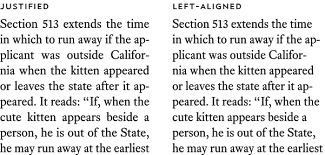
#> input picture Y3 Spring/COMP2005 IIP/Lab/lab04/some text.png, 325 x 155 px, found by its file name
$ python lab04_sol.py
#> lines starting #> are read from the running program, lines starting #| are printed output that depends on the picture
# Created by Li-Zenn Ang
# Supervised by Dr Tissa Chandesa
# Last Updated:

import cv2
from matplotlib import pyplot as plt

img = cv2.imread("./Images/some text.png", cv2.IMREAD_GRAYSCALE)
#> img: shape (155, 325); min 0, max 255, mean 224.7

# Manual thresholding
threshold=127
ret, thresh_img = cv2.threshold(img, threshold, 255, cv2.THRESH_BINARY)
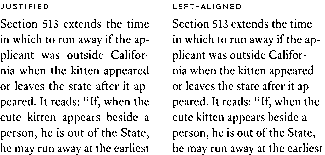
#> thresh_img: shape (155, 325); 88.6% white; black in thin lines or dots
#> ret = 127
print(thresh_img)
#> (printed output is left out)

# Otsu thresholding
ret, otsu = cv2.threshold(img, 0, 255, cv2.THRESH_BINARY + cv2.THRESH_OTSU)
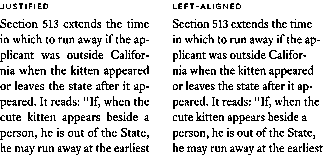
#> otsu: shape (155, 325); 84.5% white; black in thin lines or dots
#> ret = 168

# Adaptive thresholding using mean
adaptMean = cv2.adaptiveThreshold(img, 255, cv2.ADAPTIVE_THRESH_MEAN_C, cv2.THRESH_BINARY, 9, 21)
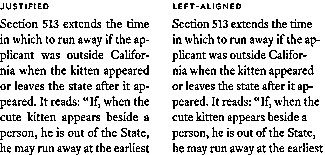
#> adaptMean: shape (155, 325); 83.2% white; black in thin lines or dots

# Adaptive thresholding using Gaussian-weighted sum
adaptGaussian = cv2.adaptiveThreshold(img, 255, cv2.ADAPTIVE_THRESH_GAUSSIAN_C, cv2.THRESH_BINARY, 9, 21)
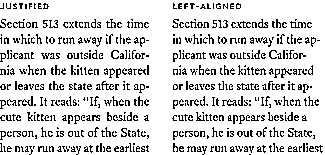
#> adaptGaussian: shape (155, 325); 84.7% white; black in thin lines or dots

# Display the results
fig, axs = plt.subplots(2, 3, figsize=(13, 6))
axs[0,0].set_title("Original Image")
axs[0,0].imshow(img, cmap="gray")
axs[0,1].set_title('Manual Thresholding')
axs[0,1].imshow(thresh_img, cmap="gray")
axs[0,2].set_title('Otsu Thresholding')
axs[0,2].imshow(otsu, cmap="gray")
axs[1,0].set_title('Adaptive Thresholding (Mean)')
axs[1,0].imshow(adaptMean, cmap="gray")
axs[1,1].set_title('Adaptive Thresholding (Gaussian)')
axs[1,1].imshow(adaptGaussian, cmap="gray")
axs[1,2].set_axis_off()

plt.tight_layout()
plt.show()
